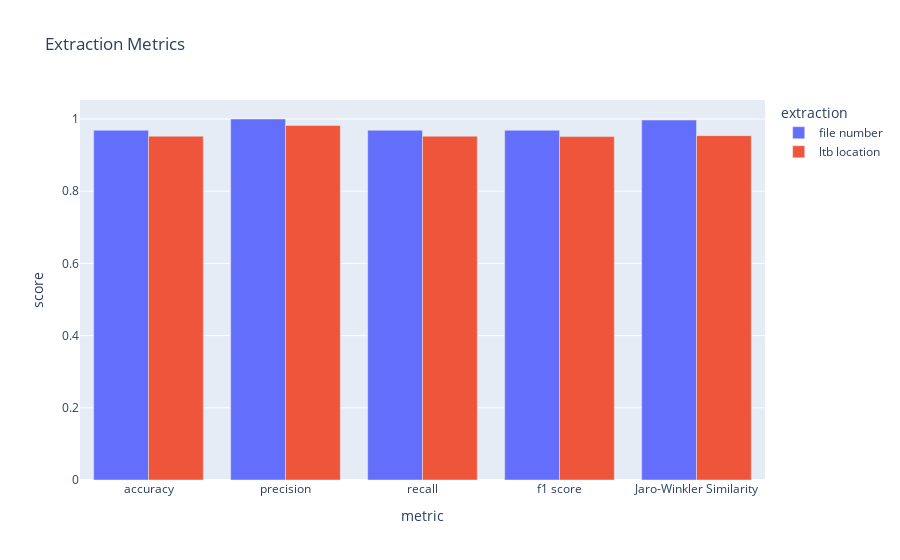

Notebook code cell kept with this figure:
### Code cell
gold_df['ltb_location'] = gold_df['ltb_location'].apply(lambda x: str(x))
silver_df['ltb_location'] = silver_df['ltb_location'].apply(lambda x: str(x))

# results

for metric in ["accuracy", "precision", "recall", "f1 score", "Jaro-Winkler Similarity"]:
    results["extraction"].append("ltb location")
    results['metric'].append(metric)
    results['score'].append(eval(y_pred = silver_df['ltb_location'], y_true = gold_df['ltb_location'], metric = metric))

# results

# pd.DataFrame(results)

# Create the bar chart using Plotly Express
fig = px.bar(pd.DataFrame(results),
             x = 'metric',
             y = 'score',
             title = 'Extraction Metrics',
             color = "extraction",
             barmode  = 'group')

# Display the chart
fig.show()

### Figure 1 — Plotly figure (JSON) as saved in the notebook; plotly's stock layout.template omitted (floating-point values rounded to 4 significant figures)
{"data": [{"alignmentgroup": "True", "hovertemplate": "extraction=file number<br>metric=%{x}<br>score=%{y}<extra></extra>", "legendgroup": "file number", "marker": {"color": "#636efa", "pattern": {"shape": ""}}, "name": "file number", "offsetgroup": "file number", "orientation": "v", "showlegend": true, "textposition": "auto", "type": "bar", "x": ["accuracy", "precision", "recall", "f1 score", "Jaro-Winkler Similarity"], "xaxis": "x", "y": [0.9688, 1, 0.9688, 0.9688, 0.997], "yaxis": "y"}, {"alignmentgroup": "True", "hovertemplate": "extraction=ltb location<br>metric=%{x}<br>score=%{y}<extra></extra>", "legendgroup": "ltb location", "marker": {"color": "#EF553B", "pattern": {"shape": ""}}, "name": "ltb location", "offsetgroup": "ltb location", "orientation": "v", "showlegend": true, "textposition": "auto", "type": "bar", "x": ["accuracy", "precision", "recall", "f1 score", "Jaro-Winkler Similarity"], "xaxis": "x", "y": [0.9524, 0.9822, 0.9524, 0.9512, 0.9539], "yaxis": "y"}], "layout": {"barmode": "group", "legend": {"title": {"text": "extraction"}, "tracegroupgap": 0}, "title": {"text": "Extraction Metrics"}, "xaxis": {"anchor": "y", "domain": [0, 1], "title": {"text": "metric"}}, "yaxis": {"anchor": "x", "domain": [0, 1], "title": {"text": "score"}}}}
